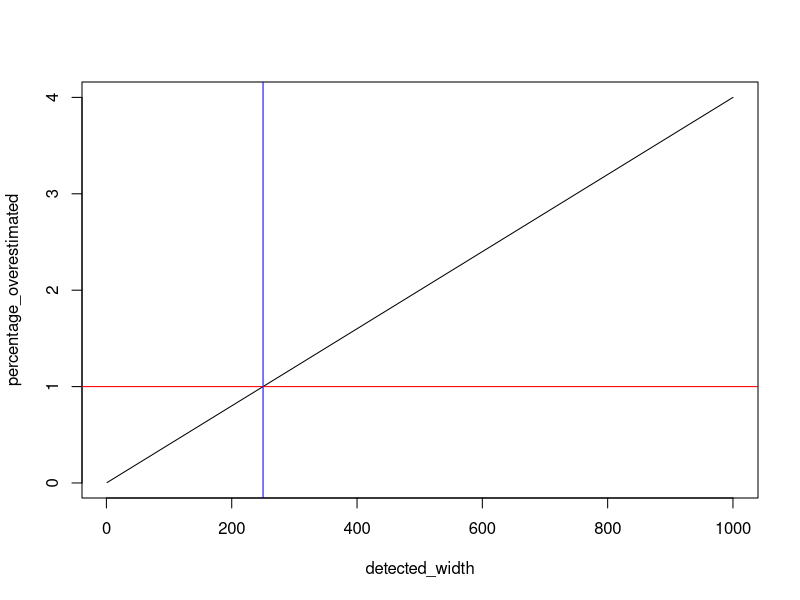

Recreate this plot in R.
#assume krill is homogenously distributed
#assume all krill in the survey slice are perfectly detected

calcKrillBiomass <- function(krill_biomass, survey_area_width, survey_area_length, 
                             survey_area_depth, detected_width) {
  
  #krill_biomass = total krill biomass in survey area in kg
  #survey_area_width = survey width in m
  #survey_area_length = survey length in m
  #survey_area_depth = survey depth in m
  #detected_width = width of the survey beam
  
  #apparent kg/m2
  visible_kg <- krill_biomass/(survey_area_width/detected_width)
  apparent_kg_m2 <- visible_kg/(survey_area_length*survey_area_depth)
  
  #calculated krill biomass in kg
  calculated_biomass <- apparent_kg_m2*survey_area_width*survey_area_length
  
  return(list(detected_width = detected_width, calculated_biomass = calculated_biomass))
  
}

detected_width <- 0
percentage_overestimated <- 0
calculated_biomass <- 0
for (i in 1:1000) {
  
  calc_biomass <- calcKrillBiomass(krill_biomass = 5e5, survey_area_width = 1e3, 
                                   survey_area_length = 5e5, survey_area_depth = 250, 
                                   detected_width = i)
  
  detected_width[i] <- calc_biomass$detected_width
  percentage_overestimated[i] <- calc_biomass$calculated_biomass/5e5
  calculated_biomass[i] <- calc_biomass$calculated_biomass
  
}

plot(detected_width, percentage_overestimated, type = "l")
abline(h = 1, col = "red")
abline(v = 250, col = "blue")


#calculation of maximum beam width in m (detected_width) based on angle in degrees
deg <- 30
250 * tan((deg/2)*pi/180 )*2

